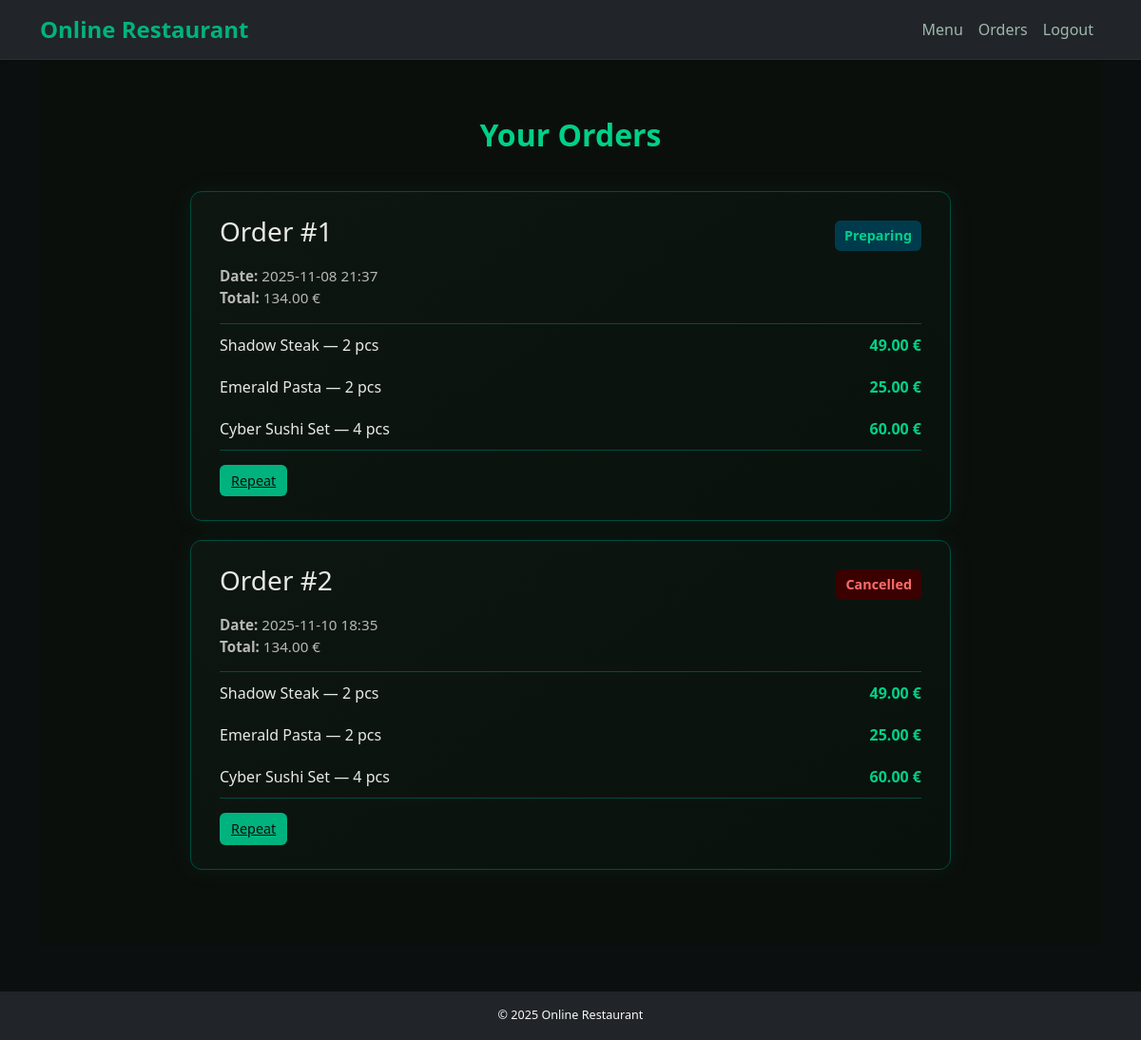
Page /orders (signed in) on the committed database.
### models/models.py (models this page shows)
class Order(db.Model):
    id = db.Column(db.Integer, primary_key=True)
    user_id = db.Column(db.Integer, db.ForeignKey('user.id'), nullable=False)
    total_price = db.Column(db.Float, nullable=False)
    date = db.Column(db.DateTime, server_default=db.func.now())
    items = db.relationship('OrderItem', backref='order', lazy=True)
    status = db.Column(db.String(50), default='Pending')

class OrderItem(db.Model):
    id = db.Column(db.Integer, primary_key=True)
    order_id = db.Column(db.Integer, db.ForeignKey('order.id'), nullable=False)
    dish_id = db.Column(db.Integer, db.ForeignKey('dish.id'), nullable=False)
    quantity = db.Column(db.Integer, nullable=False)
    dish = db.relationship('Dish')

class Dish(db.Model):
    id = db.Column(db.Integer, primary_key=True)
    name = db.Column(db.String(100), nullable=False)
    description = db.Column(db.Text, nullable=False)
    price = db.Column(db.Float, nullable=False)
    image_url = db.Column(db.String(255))

### routes/main.py (the view)
@main_bp.route('/orders')
@login_required
def orders():
    user_orders = Order.query.filter_by(user_id=current_user.id).all()
    return render_template('order_history.html', orders=user_orders)

### app.py (called while the page is built)
@login_manager.user_loader
def load_user(user_id):
    from models.models import User
    return User.query.get(int(user_id))

def create_app():
    app = Flask(__name__)
    app.config.from_object(Config)
    app.config.from_pyfile('config.py', silent=True)
    db.init_app(app)
    migrate.init_app(app, db)
    login_manager.init_app(app)
    csrf.init_app(app)
    limiter.init_app(app)
    from routes.auth import auth_bp
    from routes.main import main_bp
    from routes.admin import admin_bp
    app.register_blueprint(auth_bp)
    app.register_blueprint(main_bp)
    app.register_blueprint(admin_bp)
    @app.after_request
    def set_headers(resp):
        resp.headers["Content-Security-Policy"] = (
            "default-src 'self'; img-src 'self' data:; style-src 'self' 'unsafe-inline'"
        )
        return resp
    return app

### templates/order_history.html (shortened to what this page needs)
{% extends 'base.html' %}
{% block content %}
<section class="orders-section fade-in">
  <h2 class="orders-title">Your Orders</h2>
  {% if orders %}
    {% for order in orders %}
    <div class="order-card">
      <div class="order-header">
        <h3>Order #{{ order.id }}</h3>
        <span class="order-status {{ order.status|lower }}">{{ order.status }}</span>
      </div>
      <p class="order-meta">
        <strong>Date:</strong> {{ order.date.strftime('%Y-%m-%d %H:%M') }}<br>
        <strong>Total:</strong> {{ "%.2f"|format(order.total_price) }} €
      </p>
      <ul class="order-list">
        {% for item in order.items %}
        <li>
          <span>{{ item.dish.name }} — {{ item.quantity }} pcs</span>
          <span class="order-price">{{ "%.2f"|format(item.dish.price * item.quantity) }} €</span>
        </li>
        {% endfor %}
      </ul>
      <div class="order-actions">
        <a href="{{ url_for('main.repeat_order', order_id=order.id) }}" class="btn-small edit">Repeat</a>
      </div>
    </div>
    {% endfor %}
  {% else %}
    <p class="empty-text">You have no orders yet.</p>
  {% endif %}
</section>
{% endblock %}

### static/css/style.css (style rules this page uses)
:root { --green-main: #00b37e; --green-hover: #00d08a; --green-dark: #004d3f; --bg-dark: #0b0f0f; --text-light: #e4f4ed; --text-muted: #a0b7ad; }
body { background-color: var(--bg-dark); color: var(--text-light); font-family: "Poppins", "Segoe UI", sans-serif; margin: 0; padding: 0; height: 100vh; display: flex; flex-direction: column; }
.btn-small { padding: 6px 12px; border-radius: 6px; font-size: 0.9rem; font-weight: 500; cursor: pointer; border: none; transition: 0.3s; }
.btn-small.edit { background: #00b37e; color: #0b0f0c; }
.orders-section { background: #0b0f0c; padding: 60px 0; color: #e8e8e8; }
.orders-title { text-align: center; font-size: 2rem; color: #00d08a; font-weight: 700; margin-bottom: 40px; }
.order-card { background: linear-gradient(145deg, #0e1612, #09110d); border: 1px solid #004d3f; border-radius: 12px; margin: 20px auto; padding: 25px 30px; max-width: 800px; box-shadow: 0 0 25px rgba(0, 179, 126, 0.08); transition: 0.3s; }
.order-header { display: flex; justify-content: space-between; align-items: center; margin-bottom: 10px; }
.order-status { padding: 5px 10px; border-radius: 6px; font-size: 0.9rem; font-weight: 600; text-transform: capitalize; }
.order-status.preparing { background: #003b4d; color: #00d08a; }
.order-status.cancelled { background: #3b0000; color: #ff6b6b; }
.order-meta { font-size: 0.95rem; color: #b8b8b8; margin-bottom: 15px; }
.order-list { list-style: none; padding: 0; margin: 0; border-top: 1px solid #004d3f; border-bottom: 1px solid #004d3f; }
.order-list li { display: flex; justify-content: space-between; padding: 10px 0; color: #e8e8e8; }
.order-price { color: #00d08a; font-weight: 600; }
.order-actions { margin-top: 15px; display: flex; gap: 10px; }

### rows in the picture
Order: id "1", status "Preparing", date "2025-11-08 21:37", total_price "134.00"
OrderItem: dish.name "Shadow Steak", quantity "2"
Dish: item.dish.price*item.quantity "49.00"
OrderItem: dish.name "Emerald Pasta", quantity "2"
Dish: item.dish.price*item.quantity "25.00"
OrderItem: dish.name "Cyber Sushi Set", quantity "4"
Dish: item.dish.price*item.quantity "60.00"
Order: id "2", status "Cancelled", date "2025-11-10 18:35", total_price "134.00"
OrderItem: dish.name "Shadow Steak", quantity "2"
OrderItem: dish.name "Emerald Pasta", quantity "2"
OrderItem: dish.name "Cyber Sushi Set", quantity "4"
